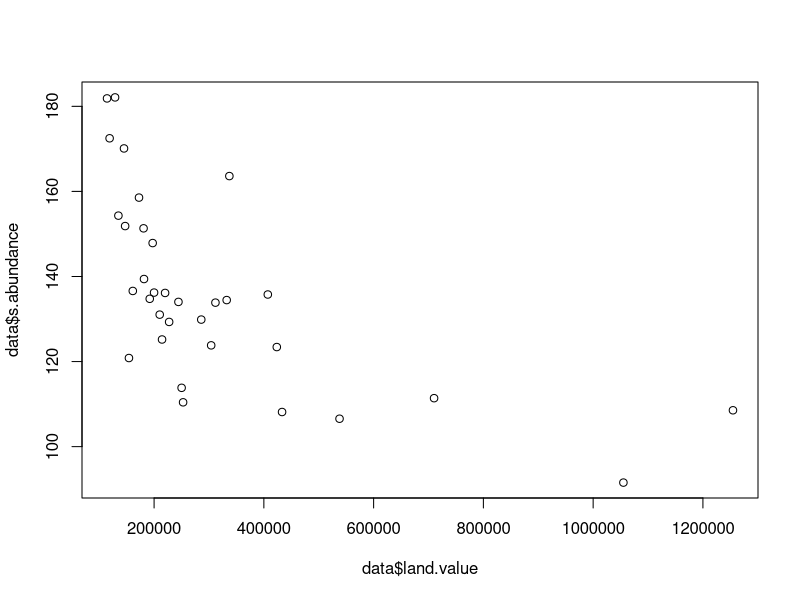
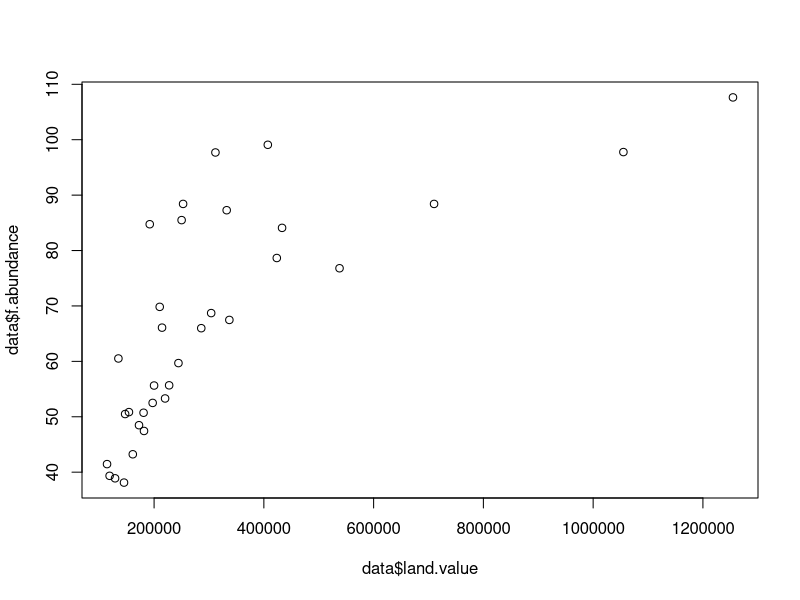
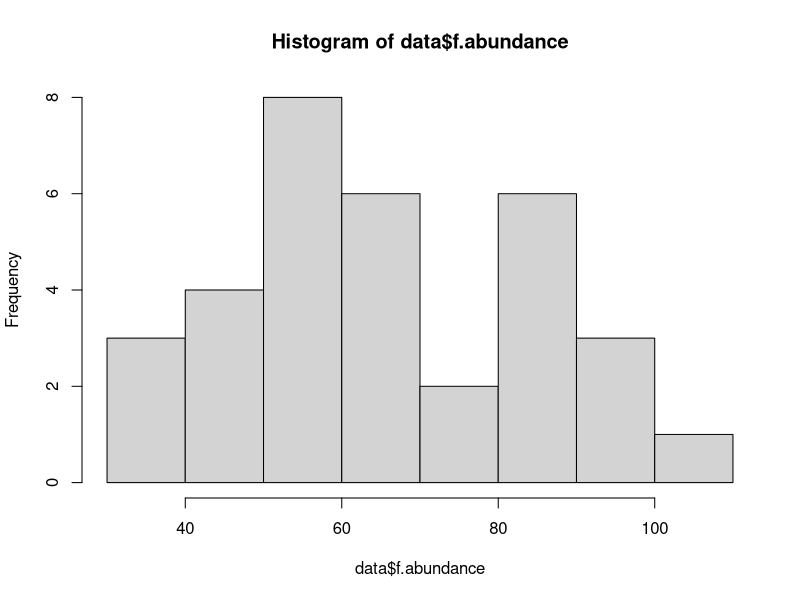
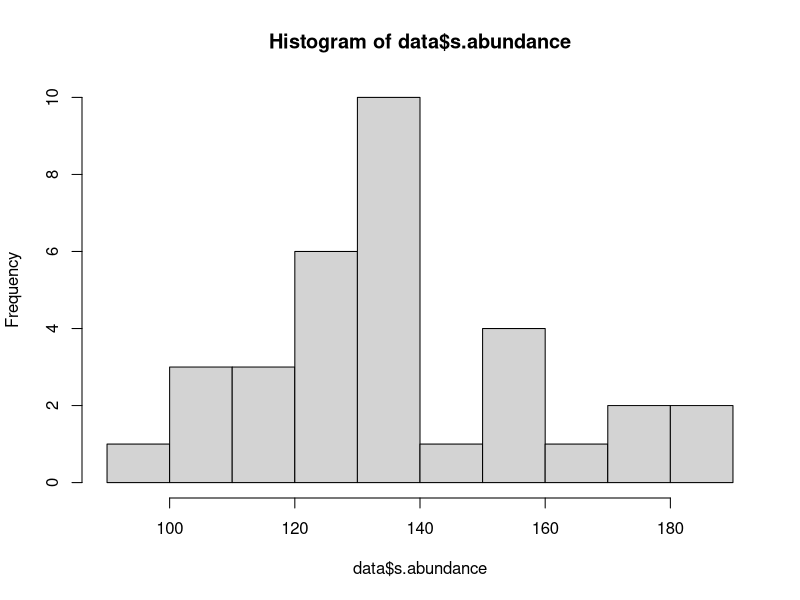
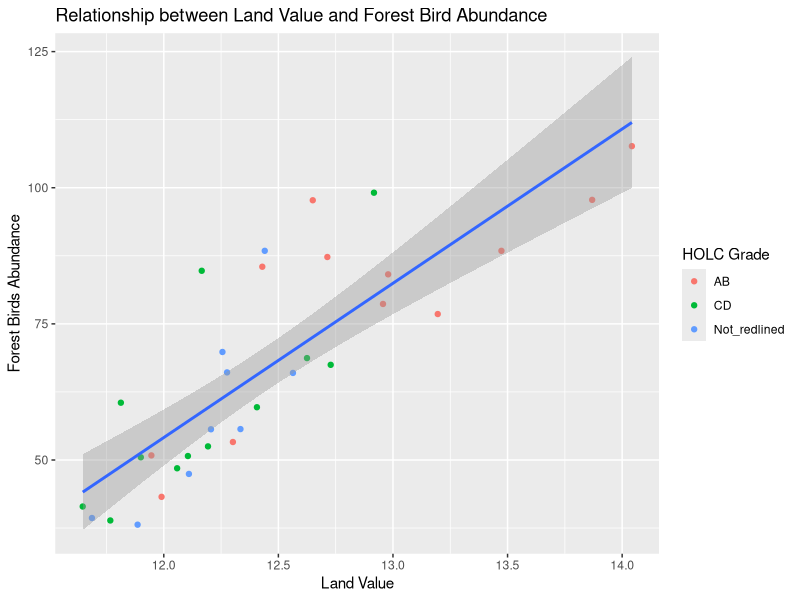
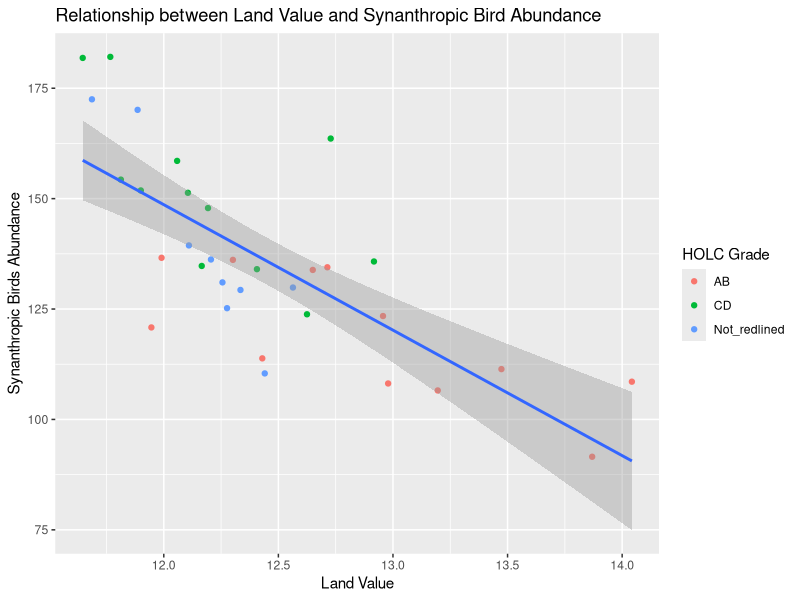
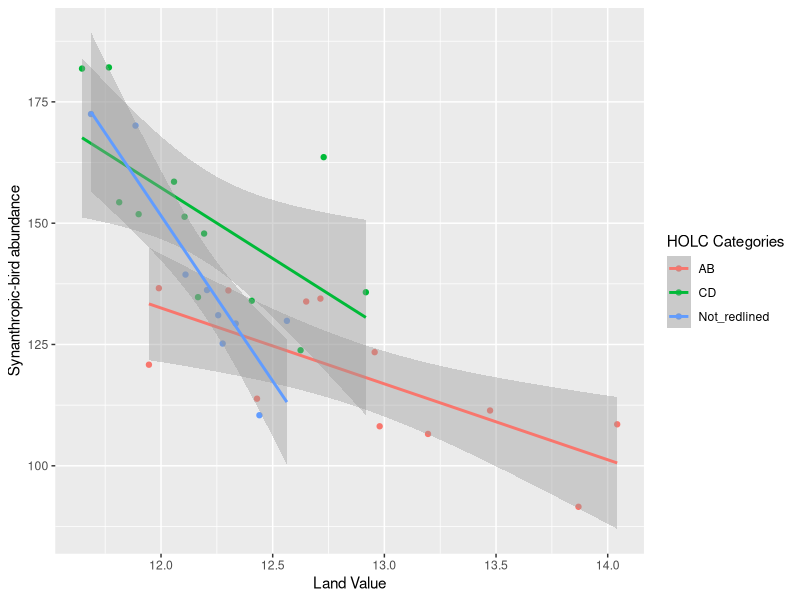
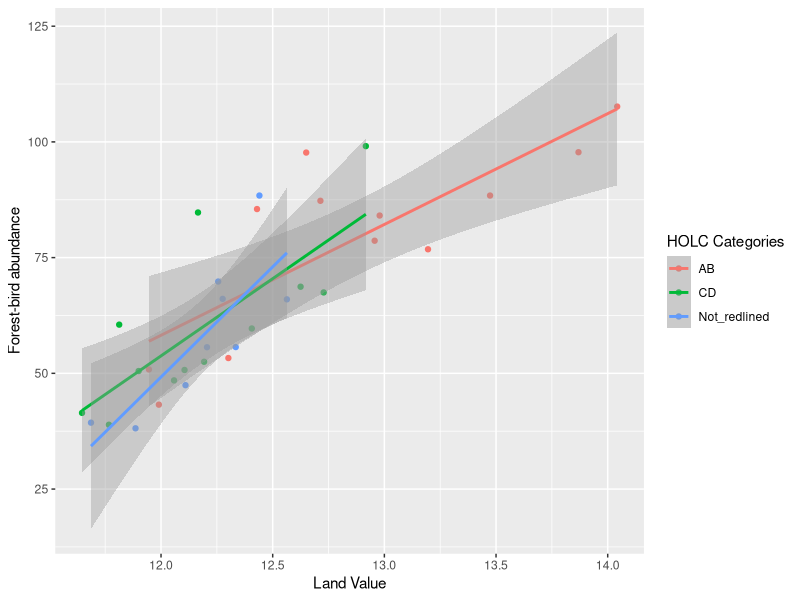

Reproduce these figures in R, in order.
## ---- chunk 1

knitr::opts_chunk$set(echo = TRUE)
#Packages required for this lesson (Note: Packages only need to be installed once) 
#to install, simply remove the "#" and run the code to install (be sure to remove the line of code or add the # back so that it doesn't install every time you run the code)

#install.packages("tidyverse")
library(tidyverse)
#install.packages("stats")
library(stats)
#install.packages("readr")
library(readr)

## ---- chunk 2
#Upload the data using read.csv. Make sure your markdown file and your data are in the same folder
data <- read.csv("Wood1.csv")

#Take a look at your data by using head() 
#head(data)
## ---- chunk 3
##now we will use a pipe operator ( %>% ) to subset the data we will want to use in our analyses. R pipes are a way to run multiple operations together in a concise way, which can then be made into a new dataframe without affecting the original dataframe.

data %>% 
  dplyr::select(Number,Synanthrope_abundance_sum, Forest_abundance_sum, Land_value, HOLC_Code_groups) %>% ##this selects only the columns of data of interest 
  rename(s.abundance= Synanthrope_abundance_sum, ##This is how you rename column names
         f.abundance= Forest_abundance_sum, 
         land.value= Land_value, 
         grade= HOLC_Code_groups) -> data

#We can immediately start looking at our data to get insight on its behavior compared to our expectations. 
plot(data$land.value, data$s.abundance)
plot(data$land.value, data$f.abundance)
#These variables are used in Figure 4A and 4B which we will recreate later in the lesson. We can see here that forest birds abundance appears to increase as the land value increases. The oppositive seems to be true for Synanthrope abundance. 
## ---- chunk 4
#Check for normality of response variable using a Shapiro-Wilk Normality Test - if the p-value is greater than 0.05 we can conclude that the data are normally distributed.

# The shapiro.test() is part of the stats package which was installed above
shapiro.test(data$f.abundance)
shapiro.test(data$s.abundance)


#Another way to check for normality is by looking at the histogram plot. A normal distribution will be shaped like a bell curve
hist(data$f.abundance)
hist(data$s.abundance)


## ---- chunk 5

## we will used the lm() function where the response variable is a function (~) of the dependent variable
## Response Variable = y and Predictor Variable = x
##  Model.Name <- glm(Response Variable ~ Predictor Variable, data = dataframe)
## First, create a model using forest birds abundance. 
basiclm1 <- lm(f.abundance ~ log(land.value), data=data)

#summary(Model.Name) will provide the LM summary statistical output
summary(basiclm1)

#now create a linear model using Synanthropic bird abundance and its corresponding summary
basiclm2 <- lm(s.abundance ~ log(land.value), data=data)
summary(basiclm2)
## ---- chunk 6
## The ggplot2 package (which is part of the tidyverse package we installed above) is used to create data visualizations that can be highly customized (learn more about this package here https://ggplot2.tidyverse.org/)

##Let's first create a graph for our first model, looking at the relationship between land value and forest bird abundance
ggplot(data, aes(x=log(land.value), y=f.abundance))+
  geom_point(aes(col=grade))+
  geom_smooth(method=lm, se = TRUE)+
  labs(x="Land Value", y="Forest Birds Abundance", title = "Relationship between Land Value and Forest Bird Abundance", colour = "HOLC Grade")

##Now create a graph for out second model, using Synanthropic bird abundance as the response variable
ggplot(data, aes(x=log(land.value), y=s.abundance))+
  geom_point(aes(col=grade))+
  geom_smooth(method=lm, se = TRUE)+
  labs(x="Land Value", y="Synanthropic Birds Abundance", title = "Relationship between Land Value and Synanthropic Bird Abundance", colour = "HOLC Grade") 
## ---- chunk 7
##First, create an additive model, working with Synanthropic bird abundance this time. Be sure to log(land.value)
additive.synanthropic <- lm(s.abundance ~ log(land.value)+grade, data=data)
##Now create an interactive model by changing the + for a * 
interactive.synanthropic <- lm(s.abundance ~ log(land.value)*grade, data=data)

#Use anova() to compare both models: anova(additive.model, interactive.model)
anova(additive.synanthropic, interactive.synanthropic) #The best model will be the one with less RSS, and with a Pr(>F) less than 0.5

#Use summary() to look into the output of the stronger model. You will be asked to interpret this outcome.
summary(interactive.synanthropic)

#Let's first graph this output to help us interpret it better. 
ggplot(data, aes(x=log(land.value), y=s.abundance, color=grade))+
  geom_point()+
  geom_smooth(method=lm, se = TRUE)+
  labs(x="Land Value", 
       y="Synanthropic-bird abundance", 
       colour = "HOLC Categories")
## ---- chunk 8
##First we will create an additive model, working with forest bird abundance for now. Be sure to log(land.value)
additive.forest <- lm(f.abundance ~ log(land.value)+grade, data=data)
##Now create an interactive model by changing the + for a * 
interactive.forest <- lm(f.abundance ~ log(land.value)*grade, data=data)

#We can use anova() to compare both models and see which one is better: anova(additive.model, interactive.model)
anova(additive.forest, interactive.forest) #The best model will be the one with less RSS, and with a Pr(>F) less than 0.5

#Use summary() to look into the output of the stronger model. You will be asked to interpret this outcome.
summary(interactive.forest) 

#Let's graph this output to help us interpret it better. 
ggplot(data, aes(x=log(land.value), y=f.abundance, color=grade))+
  geom_point()+
  geom_smooth(method=lm, se = TRUE)+
  labs(x="Land Value", y="Forest-bird abundance", colour = "HOLC Categories")
